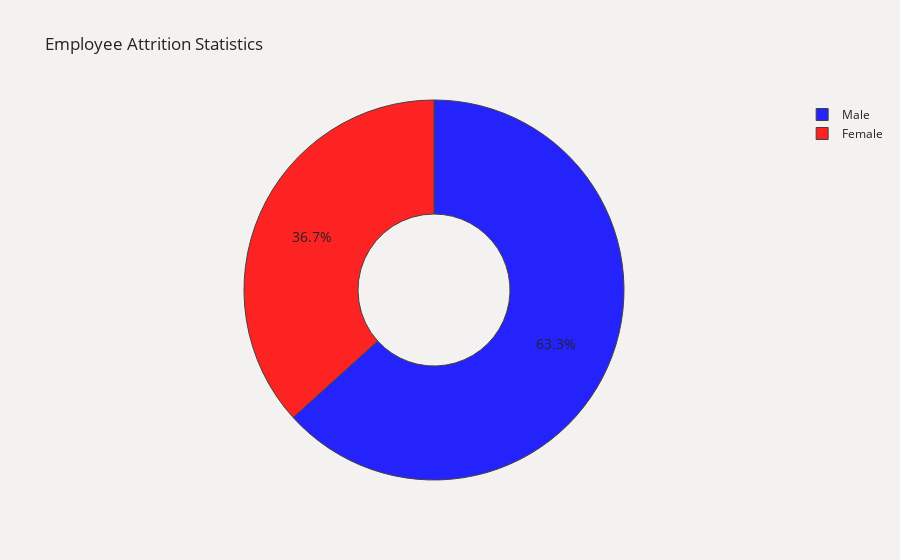

Write notebook code for a chart like this one.
### Markdown cell above
REPRESENTACIÓN DE HOMBRES Y MUJERES
El 63.3% de los colaboradores son hombres, mientras que las mujeres corresponden al 36.7%. De igual forma, se evidencia que los hombres son los que mayor número de rotaciones han presentado. Respecto al ingreso mensual se encontró que para los dos géneros son similares.

### Code cell
fig=go.Figure()
plot_df2=attrition[attrition.Attrition=='Yes']
plot_df2=plot_df2['Gender'].value_counts(normalize=True)
plot_df2=plot_df2.mul(100).rename('Percent').reset_index().sort_values('Percent', ascending=False)
plot_df2.rename(columns={'index':'Gender'}, inplace=True)
fig.add_trace(go.Pie(labels=plot_df2['Gender'], values=plot_df2['Percent'], opacity=0.85, hole=0.4,
                     hovertemplate='%{label}<br>Attrition Rate: %{value:.3}%<extra></extra>',
                     marker_colors=['Blue','Red']))
fig.update_yaxes(tickmode = 'array', range=[0, 90], dtick=5)
fig.update_traces(textfont_size=14,textfont_color='black',marker=dict(line=dict(color='#28221D', width=1)))
fig.update_layout(title_text="Employee Attrition Statistics", font_color='#28221D',
                  paper_bgcolor='#F4F2F0', plot_bgcolor='#F4F2F0')
fig.show()

### Figure 1 — Plotly figure (JSON) as saved in the notebook; plotly's stock layout.template omitted (floating-point values rounded to 4 significant figures)
{"data": [{"hole": 0.4, "hovertemplate": "%{label}<br>Attrition Rate: %{value:.3}%<extra></extra>", "labels": ["Male", "Female"], "marker": {"colors": ["Blue", "Red"], "line": {"color": "#28221D", "width": 1}}, "opacity": 0.85, "textfont": {"color": "black", "size": 14}, "type": "pie", "values": [63.29, 36.71]}], "layout": {"font": {"color": "#28221D"}, "paper_bgcolor": "#F4F2F0", "plot_bgcolor": "#F4F2F0", "title": {"text": "Employee Attrition Statistics"}, "yaxis": {"dtick": 5, "range": [0, 90], "tickmode": "array"}}}
